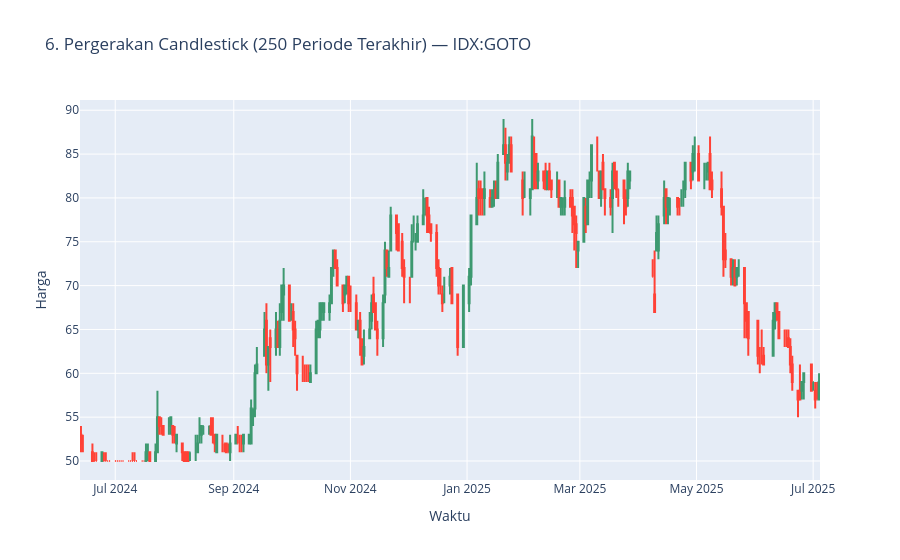

The notebook cell this image was saved under:
### Code cell
#Candlestick & Volume Harian Emiten Teraktif (Top 1 Emiten)
emiten_utama = top_volume["symbol"].iloc[0]
df_emiten = (
    df_eda.filter(pl.col("symbol") == emiten_utama)
    .sort("datetime")
    .tail(250)
    .to_pandas()
)

fig6 = go.Figure(
    data=[
        go.Candlestick(
            x=df_emiten["datetime"],
            open=df_emiten["open"],
            high=df_emiten["high"],
            low=df_emiten["low"],
            close=df_emiten["close"],
            name=emiten_utama,
        )
    ]
)
fig6.update_layout(
    title=f"6. Pergerakan Candlestick (250 Periode Terakhir) — {emiten_utama}",
    xaxis_title="Waktu",
    yaxis_title="Harga",
    xaxis_rangeslider_visible=False,
)
fig6.show()

### Figure 1 — Plotly figure (JSON) as saved in the notebook; plotly's stock layout.template omitted (floating-point values rounded to 4 significant figures; data arrays with more than 128 entries replaced by an {"elided": "..."} marker saying what was removed)
{"data": [{"close": {"elided": "250 float values"}, "high": {"elided": "250 float values"}, "low": {"elided": "250 float values"}, "name": "IDX:GOTO", "open": {"elided": "250 float values"}, "type": "candlestick", "x": {"elided": "250 str values"}}], "layout": {"title": {"text": "6. Pergerakan Candlestick (250 Periode Terakhir) — IDX:GOTO"}, "xaxis": {"rangeslider": {"visible": false}, "title": {"text": "Waktu"}}, "yaxis": {"title": {"text": "Harga"}}}}
